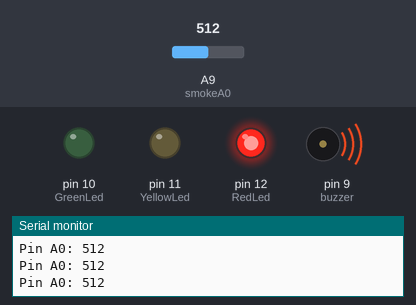
A sketch run on a simulated Arduino Mega 2560, built with avr-gcc and run on an emulated ATmega2560. On the bench: output pins drawn as LEDs (lit = HIGH), buzzer (waves = sounding), the last lines printed to the serial monitor. The inputs (shaded band) are chosen by the test bench; at power-on: A9 (smokeA0) = 512.

Above: at 1.2 s.
1.3 s: A9 (smokeA0) set to 306
At 2.5 s:
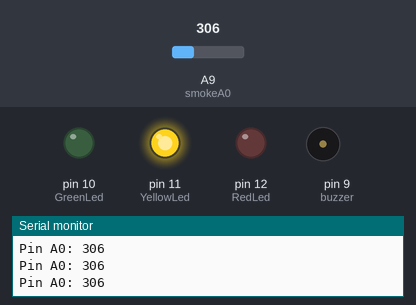
2.8 s: A9 (smokeA0) set to 282
At 4.0 s:
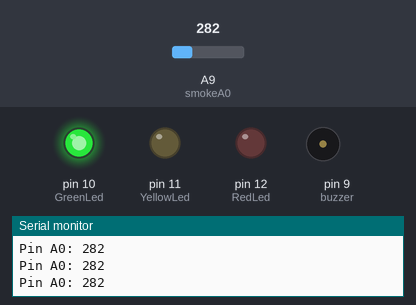
4.3 s: A9 (smokeA0) set to 511
At 5.3 s:
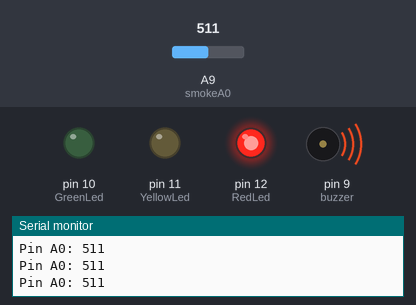
5.8 s: A9 (smokeA0) set to 122
At 6.7 s:
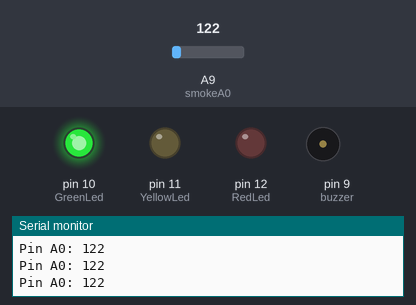
Timing chart, 0 to 8.3 s (numbered marks = the images above; inputs shaded):
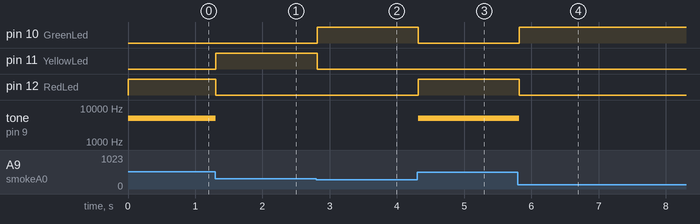

Measured:
- the behaviour switches between 301 and 300 on A9 (smokeA0) (found by bisection; images 1 and 2)
- after the input at 1.3 s, pin 11 (YellowLed): LOW → HIGH at once; pin 12 (RedLed): HIGH → LOW at once; tone on pin 9 (buzzer): 5000 Hz → silent at once
- after the input at 2.8 s, pin 10 (GreenLed): LOW → HIGH at once; pin 11 (YellowLed): HIGH → LOW at once
- after the input at 4.3 s, pin 10 (GreenLed): HIGH → LOW at once; pin 12 (RedLed): LOW → HIGH at once; tone on pin 9 (buzzer): silent → 5000 Hz at once
- after the input at 5.8 s, pin 10 (GreenLed): LOW → HIGH at once; pin 12 (RedLed): HIGH → LOW at once; tone on pin 9 (buzzer): 5000 Hz → silent at once

The sketch:

sketch_dec05a.ino
```cpp
int RedLed = 12;
int YellowLed = 11;
int GreenLed = 10;
int buzzer = 9;
int smokeA0 = A9;

//threshold value
int warning = 300;
int Risk = 400;

void setup() {

  pinMode(RedLed, OUTPUT);
pinMode(YellowLed, OUTPUT);
pinMode(GreenLed, OUTPUT);
pinMode(buzzer, OUTPUT);
pinMode(smokeA0, INPUT);
  Serial.begin(9600);
}

void loop() {
  int analogSensor = analogRead(smokeA0);

  Serial.print("Pin A0: ");
  Serial.println(analogSensor);
  // Checks if it has reached the threshold value
  if (analogSensor > Risk)
  {
    digitalWrite(RedLed, HIGH);
    digitalWrite(YellowLed, LOW);
    digitalWrite(GreenLed, LOW);
    tone(buzzer, 5000, 1000);
  }
  else if (analogSensor > warning == analogSensor < Risk)
  {
    digitalWrite(RedLed, LOW);
    digitalWrite(YellowLed, HIGH);
    digitalWrite(GreenLed, LOW);
    noTone(buzzer);
  }
else
{
digitalWrite(RedLed, LOW);
    digitalWrite(YellowLed, LOW);
    digitalWrite(GreenLed, HIGH);
    noTone(buzzer);
}
  delay(100);
}
```
